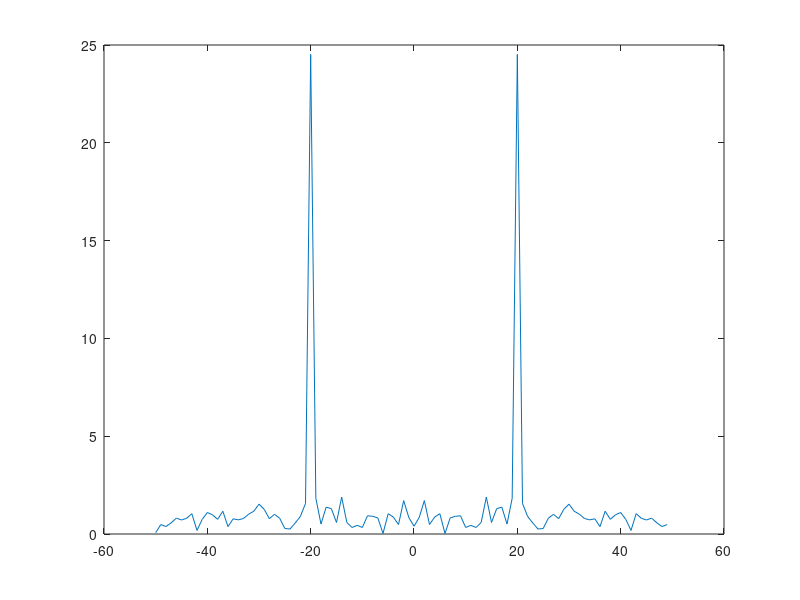
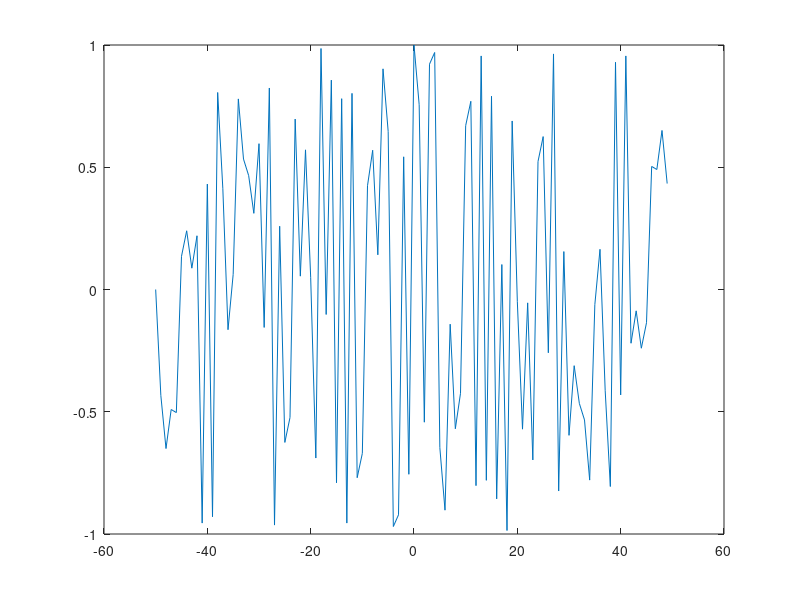

Write MATLAB code to recreate these figures, in order.
clc;
close all;
clear;

fs = 100;
fc = 5;
c = 300000000;
p = 2 / c;
v = 180 / 3.6;
r = 250000;
beta = 0.3;
alpha = 0.5;
ts = 1 / fs;
t = 0:ts:1-ts;
fd = beta * v;
td = p * r;
y = alpha * cos(2*pi*(fc+fd)*(t-td));
noise = 0.1 * randn (1, length (y));
y = y + noise;

y2 = fftshift(fft(y));

l = length(y2);
f = (-l/2:l/2-1)/l*fs;

tol = 1e-6;
y2(abs(y2) < tol) = 0;

figure
plot(f,abs(y2))

theta = angle (y2);

figure
plot (f,theta/pi)

[m, index] = max (y2);
f_new = abs (f(index));
fd2 = f_new - fc;
theta = angle (y2(index));
td2 = theta / (2 * pi * f_new);
r2 = (td2 / p) / 1000;
v2 = (fd2 / beta) * 3.6;

disp (v2);
disp (r2);